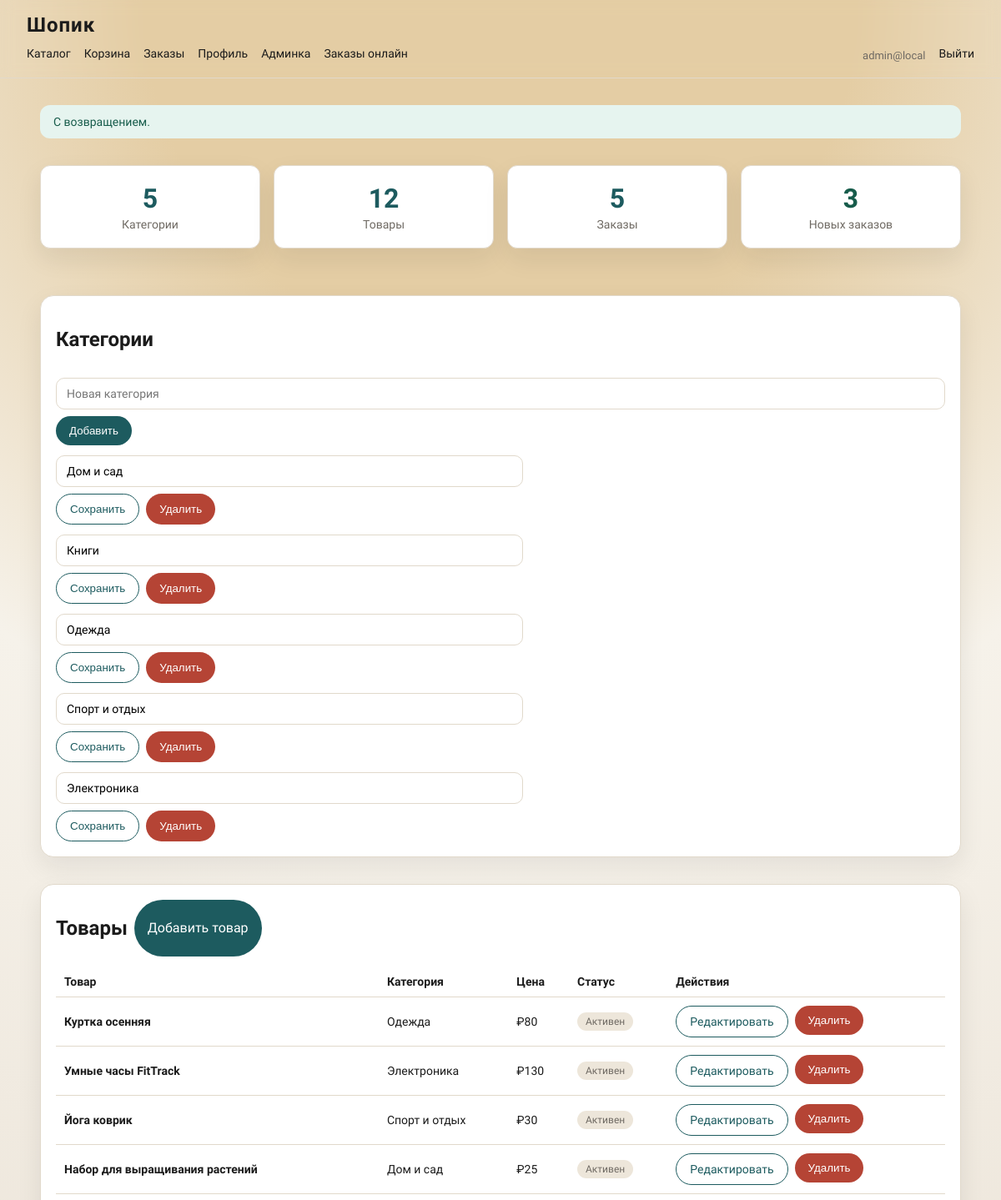
The page /admin/index.php (signed in, upper part) on the database as committed earlier.
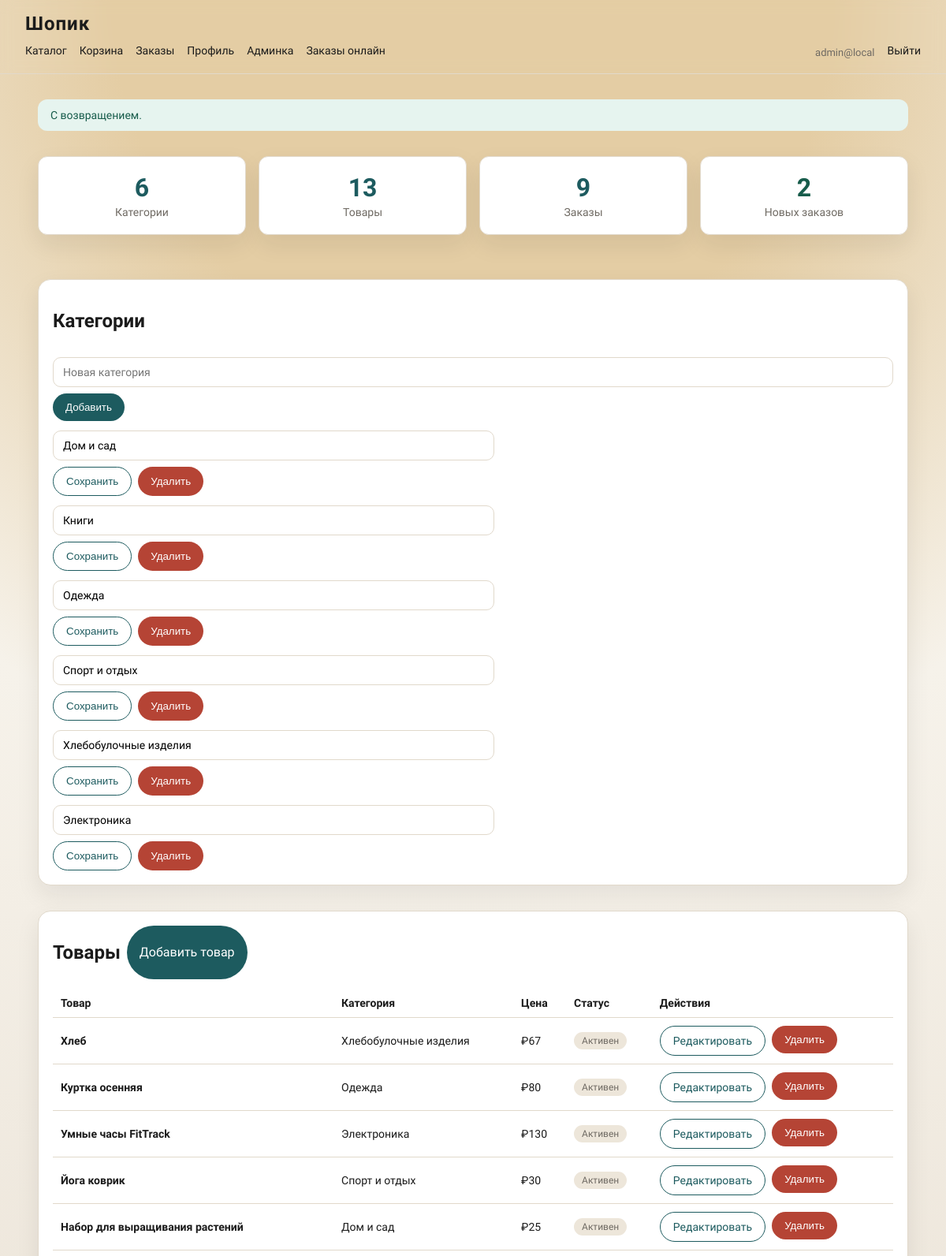
The same page on the database as committed later.
### tables this page shows
CREATE TABLE categories (
            id INTEGER PRIMARY KEY AUTOINCREMENT,
            name TEXT NOT NULL
        );

CREATE TABLE products (
            id INTEGER PRIMARY KEY AUTOINCREMENT,
            category_id INTEGER NULL,
            name TEXT NOT NULL,
            description TEXT NOT NULL,
            price REAL NOT NULL,
            image_path TEXT NULL,
            is_active INTEGER NOT NULL DEFAULT 1,
            FOREIGN KEY (category_id) REFERENCES categories(id) ON DELETE SET NULL
        );

### db.php (called while the page is built, shortened)
<?php
function db(): PDO
{
    static $pdo = null;
    if ($pdo instanceof PDO) {
        return $pdo;
    }
    $dbPath = __DIR__ . '/data/shop.sqlite';
    $pdo = new PDO('sqlite:' . $dbPath);
    $pdo->setAttribute(PDO::ATTR_ERRMODE, PDO::ERRMODE_EXCEPTION);
    $pdo->exec('PRAGMA foreign_keys = ON');
    return $pdo;
}
function e($value): string
{
    return htmlspecialchars((string) $value, ENT_QUOTES, 'UTF-8');
}

### admin/index.php (the view, shortened to what this page needs)
<?php
require_once __DIR__ . '/../db.php';
$categories = db()->query('SELECT id, name FROM categories ORDER BY name')->fetchAll(PDO::FETCH_ASSOC);
$products = db()->query(
    'SELECT p.id, p.name, p.price, p.is_active, c.name AS category_name
     FROM products p
     LEFT JOIN categories c ON c.id = p.category_id
     ORDER BY p.id DESC'
)->fetchAll(PDO::FETCH_ASSOC);
$totalProducts = (int) db()->query('SELECT COUNT(*) FROM products')->fetchColumn();
$totalCategories = (int) db()->query('SELECT COUNT(*) FROM categories')->fetchColumn();
$totalOrders = (int) db()->query('SELECT COUNT(*) FROM orders')->fetchColumn();
$newOrders = (int) db()->query("SELECT COUNT(*) FROM orders WHERE status = 'new'")->fetchColumn();
include __DIR__ . '/../partials/header.php';
?>
<section class="admin-stats">
    <div class="stat-card">
        <h3><?= $totalCategories ?></h3>
        <p>Категории</p>
    </div>
    <div class="stat-card">
        <h3><?= $totalProducts ?></h3>
        <p>Товары</p>
    </div>
    <div class="stat-card">
        <h3><?= $totalOrders ?></h3>
        <p>Заказы</p>
    </div>
    <div class="stat-card new">
        <h3><?= $newOrders ?></h3>
        <p>Новых заказов</p>
    </div>
</section>
<section class="card">
    <h2>Категории</h2>
    <form class="inline-form" method="post" action="/admin/category_edit.php">
        <input type="text" name="name" placeholder="Новая категория" required>
        <button type="submit">Добавить</button>
    </form>
    <div class="form">
        <?php foreach ($categories as $category): ?>
            <form class="inline-form" method="post" action="/admin/category_edit.php">
                <input type="text" name="name" value="<?= e($category['name']) ?>" required>
                <button type="submit" name="action" value="update" class="secondary">Сохранить</button>
                <button type="submit" name="action" value="delete" class="danger">Удалить</button>
            </form>
        <?php endforeach; ?>
    </div>
</section>
<section class="card">
    <div class="inline-form">
        <h2>Товары</h2>
        <a class="button" href="/admin/product_edit.php">Добавить товар</a>
    </div>
    <?php if (!$products): ?>
        <p>Товаров пока нет.</p>
    <?php else: ?>
        <table class="table">
            <thead>
                <tr>
                    <th>Товар</th>
                    <th>Категория</th>
                    <th>Цена</th>
                    <th>Статус</th>
                    <th>Действия</th>
                </tr>
            </thead>
            <tbody>
                <?php foreach ($products as $product): ?>
                    <tr>
                        <td>
                            <strong><?= e($product['name']) ?></strong>
                        </td>
                        <td><?= e($product['category_name'] ?? 'Без категории') ?></td>
                        <td>₽<?= number_format((float) $product['price'], 0) ?></td>
                        <td><?= $product['is_active'] ? '<span class="status-chip">Активен</span>' : '<span class="status-chip" style="background:#f8d7da">Скрыт</span>' ?></td>
                        <td>
                            <div class="inline-form">
                                <a class="button secondary" href="/admin/product_edit.php?id=<?= (int) $product['id'] ?>">Редактировать</a>
                                <form method="post" action="/admin/product_delete.php" onsubmit="return confirm('Удалить товар?');">
                                    <button type="submit" class="danger">Удалить</button>
                                </form>
                            </div>
                        </td>
                    </tr>
                <?php endforeach; ?>
            </tbody>
        </table>
    <?php endif; ?>
</section>
<?php include __DIR__ . '/../partials/footer.php'; ?>

Rows that differ between the two databases and show on the page:
added categories: name "Хлебобулочные изделия"
added products: name "Хлеб", category.name "Хлебобулочные изделия", price "67", is_active "Активен"
Other text that changed with them:
$totalCategories: "5" → "6"
$totalProducts: "12" → "13"
$totalOrders: "5" → "9"
$newOrders: "3" → "2"
